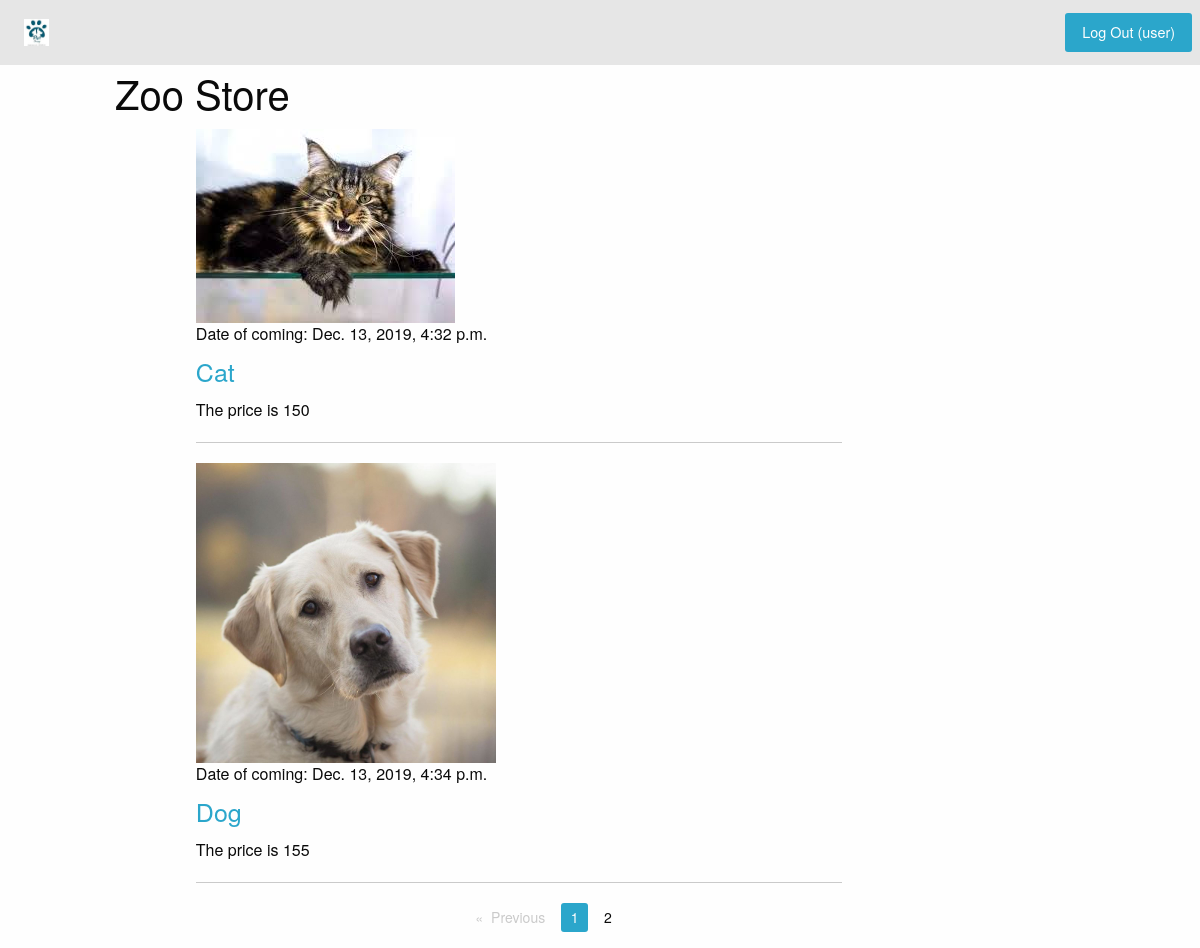
/articles/all/ (signed in), run on the app's committed database.
### article/models.py (models this page shows)
class Animal(models.Model):
    class Meta:
        db_table = "animal"
    animal_name = models.CharField(max_length=200)
    animal_desc = models.TextField()
    animal_price = models.IntegerField()
    animal_date = models.DateTimeField()

### article/views.py (the view)
# urls.py: path('articles/all/', article.views.animals),
def animals(request, page_number=1):
    all_articles = Animal.objects.all()
    current_page = Paginator(all_articles, 2)
    return render_to_response('animals.html', {'animals': current_page.page(page_number),
                                                'username': auth.get_user(request).username})

### article/templates/animals.html (shortened to what this page needs)
{% extends 'main.html' %}
{% load staticfiles %}
{% block animal %}
    <div class="large-8 columns">
        {% for animal in animals %}
            {% if animal.id == 1%}
            <img src="{% static "/static/img/cat.jpg" %}" alt="animalpic">
            {% endif %}
            {% if animal.id == 2%}
            <img src="{% static "/static/img/dog.jpg" %}" alt="animalpic" width="300px" width="350px">
            {% endif %}
            <h6>Date of coming: {{ animal.animal_date }}</h6>
            <h4><a href="/articles/get/{{ animal.id }}">{{ animal.animal_name }}</a></h4>
            <p>The price is {{ animal.animal_price }} </p>
            <hr>
        {% endfor %}
    </div>
    <div class="row">
        <div class="large-3 large-offset-5 columns">
            <nav aria-label="Pagination">
            <ul class="pagination">
                {% if animals.has_previous %}
                    <li class="pagination-previous enabled"><a href="/page/{{ animals.previous_page_number }}" aria-label="Previous page">Previous <span class="show-for-sr">{{ page }}</span></a></li>
                {% else %}
                <li class="pagination-previous disabled">Previous <span class="show-for-sr">page</span></li>
                {% endif %}
                {% for page in animals.paginator.page_range %}
                    {% if page == animals.number %}
                        <li class="current"><span class="show-for-sr">You're on page</span>{{ page }}</li>
                    {% else %}
                        <li><a href="/page/{{ page }}">{{ page }}</a></li>
                    {% endif %}
                {% endfor %}
            {% if animal.has_next %}
                <li class="pagination-next enabled"><a href="/page/{{ animals.next_page_number }}" aria-label="Next page">Next <span class="show-for-sr">{{ page }}</span></a></li>
            {% else %}
                <li><a href="/page/{{ page }}" aria-label="Page 2">{{ page }}</a></li>
            {% endif %}
            </ul>
            </nav>
        </div>
    </div>
{% endblock %}

### templates/main.html (shortened to what this page needs)
{% load staticfiles %}
<!doctype html>
<html lang="en">
<head>
    <link rel="stylesheet" type="text/css" href="{% static "static/css/style.css" %}">
</head>
<body>
    <div class="top-bar">
          <div class="top-bar-left">
            <ul class="menu">
                <li><u><a href="/"><img src="{% static "static/img/1.jpg" %}"  width="25px" height="25px" alt="logo"></a></u></li>
            </ul>
        </div>
        <div class="top-bar-right">
            <ul class="menu">
                {% if username %}
                    <a class="button" href="/auth/logout/">Log Out ({{ username }})</a>
                {% else %}
                    <a class="button" href="/auth/login/">Log In</a>
                {% endif %}
            </ul>
        </div>
    </div>
    <div class="grid-container">
    <h2>Zoo Store</h2>
        <div class="grid-x">
        <div class="small-1 columns"></div> <!— Для отступа слева —>
            <div class="small-8 columns">{% block animal %}{% endblock %}</div></div>
    </div>
</body>
</html>

### data on the page
Animal: animal_date "Dec. 13, 2019, 4:32 p.m.", animal_name "Cat", animal_price "150"
Animal: animal_date "Dec. 13, 2019, 4:34 p.m.", animal_name "Dog", animal_price "155"

### other printed values
{{ username }} "user"
{{ page }} "1"
{{ page }} "2"
